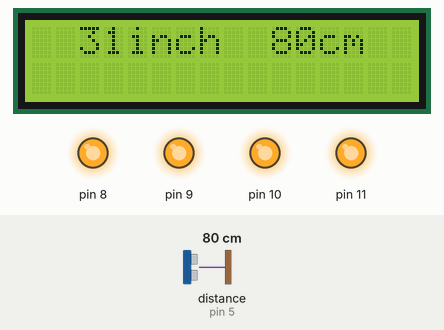
This sketch was run on a simulated Arduino Uno, built with avr-gcc and run on an emulated ATmega328P. On the bench: 16×2 character LCD, output pins drawn as LEDs (lit = HIGH). Wiring (inferred from the names in the program): ultrasonic range finder: trigger pin 4; echo pin 5. The inputs (shaded band) are chosen by the test bench; at power-on: distance to the obstacle (sensor on pin 5) 80 cm. The echo pulse lasts 58.3 µs per cm; pins used as bus, display or sensor lines are not drawn; what the sketch prints to the serial monitor is not drawn.

Above: at 1.3 s.
1.4 s: distance to the obstacle (sensor on pin 5) set to 35 cm
At 1.7 s:
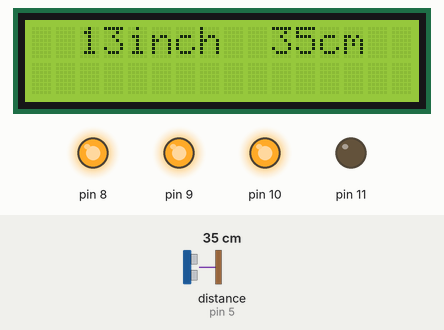
3.4 s: distance to the obstacle (sensor on pin 5) set to 2 cm
At 4.5 s:
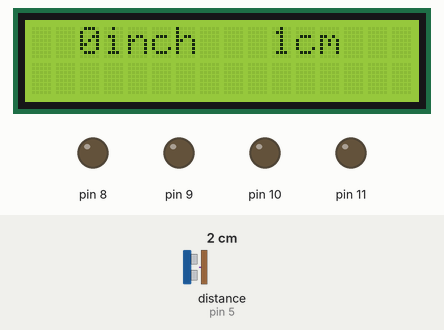
5.0 s: distance to the obstacle (sensor on pin 5) set to 18 cm
At 6.3 s:
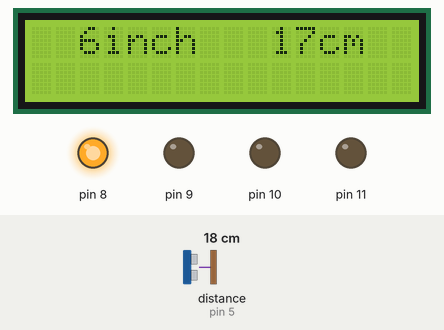
6.6 s: distance to the obstacle (sensor on pin 5) set to 22 cm
At 8.3 s:
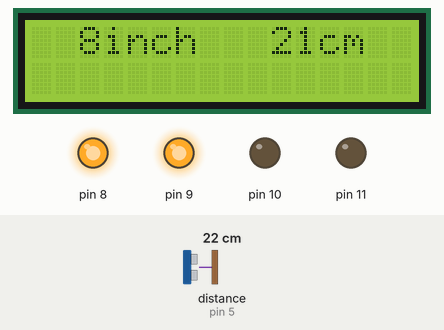
Timing chart, 0 to 9.4 s (numbered marks = the images above; inputs shaded):
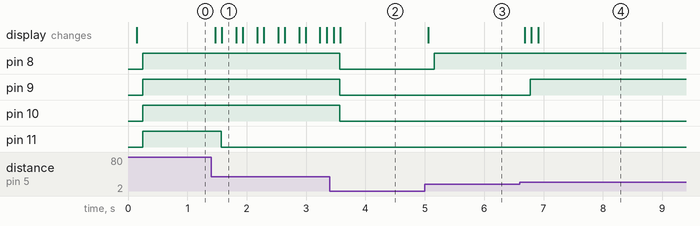

Measured:
- the behaviour switches between 20 and 21 cm on distance to the obstacle (sensor on pin 5) (found by bisection; images 3 and 4)
- after the input at 1.4 s, pin 11: HIGH → LOW after 0.17 s; the display: first changes after 0.07 s (image 1 shows a later state)
- after the input at 3.4 s, pin 8–10: HIGH → LOW after 0.17 s; the display: first changes after 0.06 s (image 2 shows a later state)
- after the input at 5.0 s, pin 8: LOW → HIGH after 0.16 s; the display: changes after 0.06 s (image 3)
- after the input at 6.6 s, pin 9: LOW → HIGH after 0.18 s; the display: changes after 0.08 s (image 4)

The sketch:

Ultrasonic_distance_count_LED.ino
```cpp
#include <Wire.h>
#include <LiquidCrystal_I2C.h>

int trig=4;
int echo=5;
long time=0;
long cm=0;
long inch=0;

LiquidCrystal_I2C lcd(0x27,16,2);

void setup() {
pinMode (8,OUTPUT);
pinMode (9,OUTPUT);
pinMode (10,OUTPUT);
pinMode (11,OUTPUT);
pinMode(trig,OUTPUT);
pinMode(echo,INPUT);
lcd.init();
lcd.init();
lcd.backlight();
Serial.begin(9600);
}

void loop() {

digitalWrite(trig,0);
delayMicroseconds(2);
digitalWrite(trig,1);
delayMicroseconds(10);
digitalWrite(trig,0);
time=pulseIn(echo,1);
cm=time/29/2;
inch=time/74/2;
Serial.print(inch);
Serial.print("inch\t");
Serial.print(cm);
Serial.println("cm");
lcd.setCursor(2,0);
lcd.print(inch);
lcd.print("inch");
lcd.print("  ");
lcd.setCursor(10,0);
lcd.print(cm);
lcd.print("cm");
lcd.print("  ");
delay(100);

      if (cm>=10) {
    digitalWrite(8,HIGH);
  }
  else {
    digitalWrite(8,LOW);
    }
      if (cm>=20) {
    digitalWrite(9,HIGH);
  }
  else {
    digitalWrite(9,LOW);
    }
      if (cm>=30) {
    digitalWrite(10,HIGH);
  }
  else {
    digitalWrite(10,LOW);
    }
      if (cm>=40) {
    digitalWrite(11,HIGH);
  }
  else {
    digitalWrite(11,LOW);
    }
}
```
